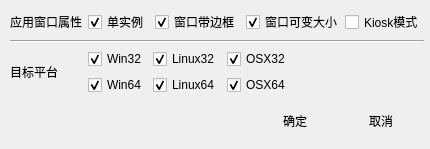
<?xml version="1.0" encoding="UTF-8"?>
<ui version="4.0">
 <class>NWJSSettingWindow</class>
 <widget class="QWidget" name="NWJSSettingWindow">
  <property name="geometry">
   <rect>
    <x>0</x>
    <y>0</y>
    <width>430</width>
    <height>149</height>
   </rect>
  </property>
  <property name="windowTitle">
   <string>NW.js导出配置</string>
  </property>
  <property name="windowIcon">
   <iconset resource="orion2.qrc">
    <normaloff>:/images/unique32.png</normaloff>:/images/unique32.png</iconset>
  </property>
  <widget class="QWidget" name="horizontalLayoutWidget_2">
   <property name="geometry">
    <rect>
     <x>10</x>
     <y>100</y>
     <width>411</width>
     <height>42</height>
    </rect>
   </property>
   <layout class="QHBoxLayout" name="horizontalLayout_2">
    <item>
     <spacer name="horizontalSpacer_2">
      <property name="orientation">
       <enum>Qt::Horizontal</enum>
      </property>
      <property name="sizeHint" stdset="0">
       <size>
        <width>40</width>
        <height>20</height>
       </size>
      </property>
     </spacer>
    </item>
    <item>
     <widget class="QPushButton" name="savepushButton">
      <property name="text">
       <string>确定</string>
      </property>
      <property name="icon">
       <iconset resource="orion2.qrc">
        <normaloff>:/images/ok.png</normaloff>:/images/ok.png</iconset>
      </property>
      <property name="iconSize">
       <size>
        <width>32</width>
        <height>32</height>
       </size>
      </property>
      <property name="flat">
       <bool>true</bool>
      </property>
     </widget>
    </item>
    <item>
     <widget class="QPushButton" name="cancelpushButton">
      <property name="text">
       <string>取消</string>
      </property>
      <property name="icon">
       <iconset resource="orion2.qrc">
        <normaloff>:/images/cancel.png</normaloff>:/images/cancel.png</iconset>
      </property>
      <property name="iconSize">
       <size>
        <width>32</width>
        <height>32</height>
       </size>
      </property>
      <property name="flat">
       <bool>true</bool>
      </property>
     </widget>
    </item>
   </layout>
  </widget>
  <widget class="QWidget" name="">
   <property name="geometry">
    <rect>
     <x>10</x>
     <y>10</y>
     <width>414</width>
     <height>85</height>
    </rect>
   </property>
   <layout class="QGridLayout" name="gridLayout">
    <item row="0" column="0">
     <widget class="QLabel" name="label">
      <property name="text">
       <string>应用窗口属性</string>
      </property>
     </widget>
    </item>
    <item row="2" column="0" rowspan="2">
     <widget class="QLabel" name="label_2">
      <property name="text">
       <string>目标平台</string>
      </property>
     </widget>
    </item>
    <item row="0" column="1">
     <layout class="QHBoxLayout" name="horizontalLayout">
      <item>
       <widget class="QCheckBox" name="singlecheckBox">
        <property name="text">
         <string>单实例</string>
        </property>
        <property name="checked">
         <bool>true</bool>
        </property>
       </widget>
      </item>
      <item>
       <widget class="QCheckBox" name="framecheckBox">
        <property name="text">
         <string>窗口带边框</string>
        </property>
        <property name="checked">
         <bool>true</bool>
        </property>
       </widget>
      </item>
      <item>
       <widget class="QCheckBox" name="resizecheckBox">
        <property name="text">
         <string>窗口可变大小</string>
        </property>
        <property name="checked">
         <bool>true</bool>
        </property>
       </widget>
      </item>
      <item>
       <widget class="QCheckBox" name="kioskcheckBox">
        <property name="text">
         <string>Kiosk模式</string>
        </property>
       </widget>
      </item>
     </layout>
    </item>
    <item row="2" column="1">
     <layout class="QHBoxLayout" name="horizontalLayout_3">
      <item>
       <widget class="QCheckBox" name="w32checkBox">
        <property name="text">
         <string>Win32</string>
        </property>
        <property name="checked">
         <bool>true</bool>
        </property>
       </widget>
      </item>
      <item>
       <widget class="QCheckBox" name="l32checkBox">
        <property name="text">
         <string>Linux32</string>
        </property>
        <property name="checked">
         <bool>true</bool>
        </property>
       </widget>
      </item>
      <item>
       <widget class="QCheckBox" name="o32checkBox">
        <property name="text">
         <string>OSX32</string>
        </property>
        <property name="checked">
         <bool>true</bool>
        </property>
       </widget>
      </item>
      <item>
       <spacer name="horizontalSpacer">
        <property name="orientation">
         <enum>Qt::Horizontal</enum>
        </property>
        <property name="sizeHint" stdset="0">
         <size>
          <width>40</width>
          <height>20</height>
         </size>
        </property>
       </spacer>
      </item>
     </layout>
    </item>
    <item row="3" column="1">
     <layout class="QHBoxLayout" name="horizontalLayout_4">
      <item>
       <widget class="QCheckBox" name="w64checkBox">
        <property name="text">
         <string>Win64</string>
        </property>
        <property name="checked">
         <bool>true</bool>
        </property>
       </widget>
      </item>
      <item>
       <widget class="QCheckBox" name="l64checkBox">
        <property name="text">
         <string>Linux64</string>
        </property>
        <property name="checked">
         <bool>true</bool>
        </property>
       </widget>
      </item>
      <item>
       <widget class="QCheckBox" name="o64checkBox">
        <property name="text">
         <string>OSX64</string>
        </property>
        <property name="checked">
         <bool>true</bool>
        </property>
       </widget>
      </item>
      <item>
       <spacer name="horizontalSpacer_3">
        <property name="orientation">
         <enum>Qt::Horizontal</enum>
        </property>
        <property name="sizeHint" stdset="0">
         <size>
          <width>40</width>
          <height>20</height>
         </size>
        </property>
       </spacer>
      </item>
     </layout>
    </item>
    <item row="1" column="0" colspan="2">
     <widget class="Line" name="line">
      <property name="orientation">
       <enum>Qt::Horizontal</enum>
      </property>
     </widget>
    </item>
   </layout>
  </widget>
 </widget>
 <resources>
  <include location="orion2.qrc"/>
  <include location="../../Orion/Orion/orion.qrc"/>
 </resources>
 <connections/>
</ui>
